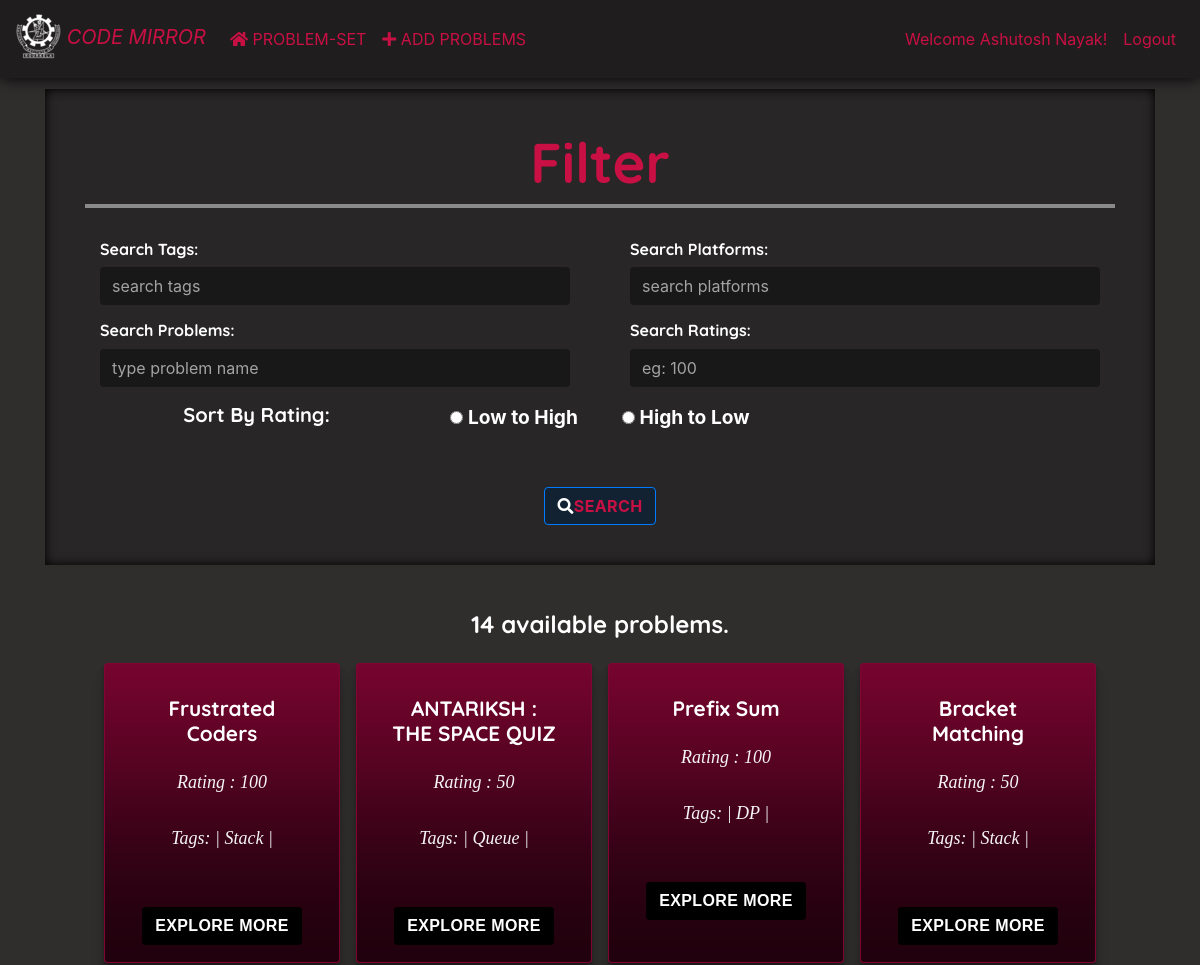
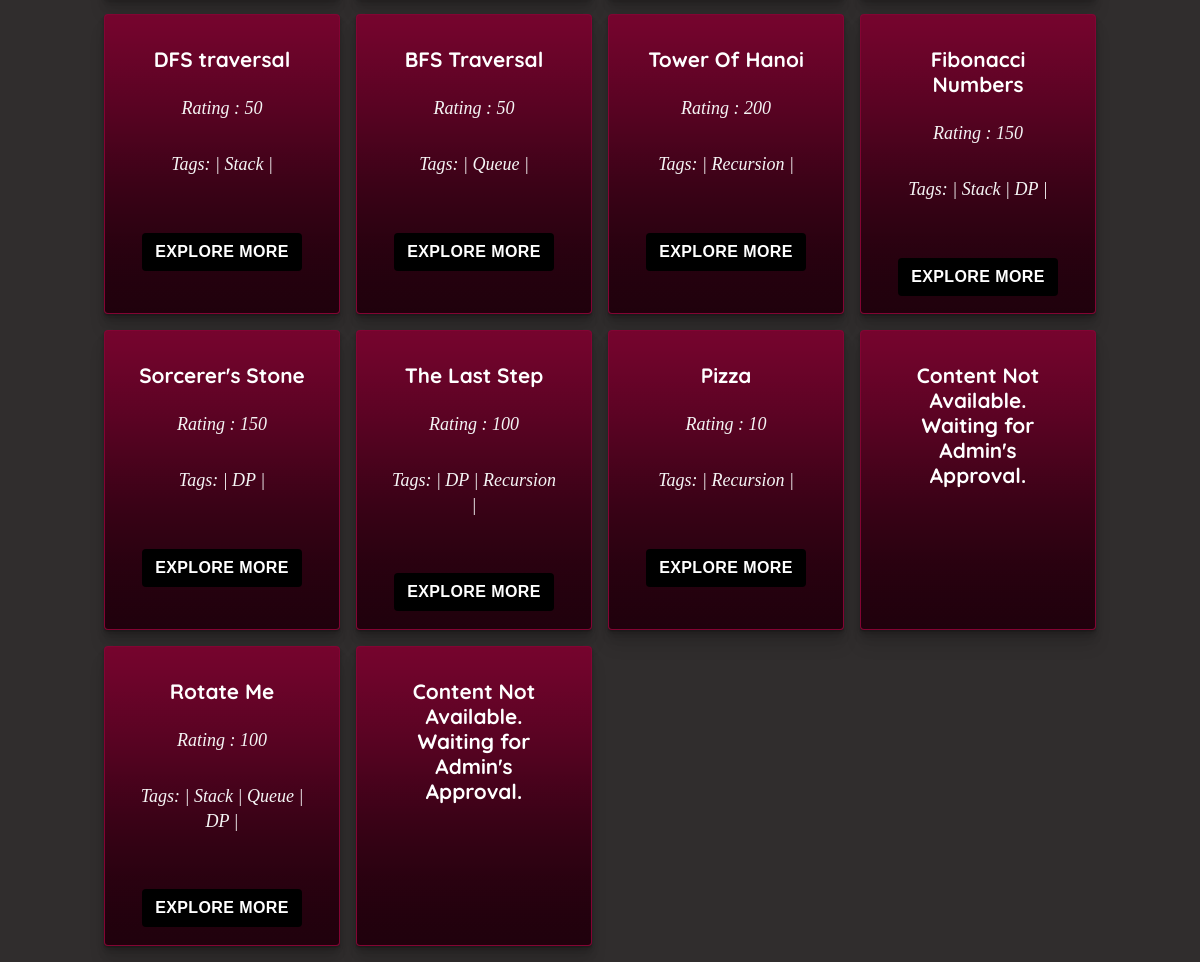
The page /index/ (signed in) on the database its author committed (2 pictures, top to bottom).
### cp_app/models.py (models this page shows, shortened)
class Problem(models.Model):
    title = models.CharField(max_length=200)
    author = models.ForeignKey(Author, on_delete=models.CASCADE)
    tag = models.ManyToManyField(Tag)
    description=models.CharField(max_length=10000)
    rating=models.PositiveIntegerField()
    link=models.URLField(max_length=100)
    reviewed=models.BooleanField()

class Tag(models.Model):
    name = models.CharField(max_length=20)
    def __str__(self):
        return self.name

### cp_app/views.py (the view)
# urls.py: path('index/',views.index,name='index'),
def index(request):
    q2 = Tag.objects.all()
    q1 = Problem.objects.all()
    q3= Author.objects.all()
    tag=request.POST.get('tag_query')
    problem_name=request.POST.get('title_query')
    author=request.POST.get('author_query')
    rating=request.POST.get('rating_query')
    sort_by_rating = request.POST.get('rating_sort')
    print(request.POST)
    if is_valid_queryparam(tag):
        q1 = q1.filter(tag__name__iexact=tag)
    if is_valid_queryparam(problem_name):
        q1 = q1.filter(title__icontains=problem_name)
    if is_valid_queryparam(author):
        q1 = q1.filter(author__name__iexact=author)
    if is_valid_queryparam(rating):
        q1 = q1.filter(rating__iexact=rating)
    if sort_by_rating=='up':
        print('hi')
        q1=q1.order_by('rating')
    elif sort_by_rating=='down':
        q1=q1.order_by('-rating')
    return render(request,'index.html',{ 'problems':q1,'tags':q2,'authors':q3})

### cp_app/views.py (called while the page is built)
def is_valid_queryparam(param):
    return param != '' and param is not None

### templates/index.html (shortened to what this page needs)
<!DOCTYPE html>
{% extends 'base.html' %}
{% load static %}
{% block links_n_scripts %}
  {% load bootstrap4 %}
  {% bootstrap_css %}
  <link rel="stylesheet" href="//code.jquery.com/ui/1.12.1/themes/base/jquery-ui.css">
{% endblock %}
{% block body_block %}
<div class="jumbotron jumbotron-translucent" style="margin: 65px 0px 45px 0px; border-radius: 0rem!important;">
  <form method="post">
    <h1 class="filterf"><b style="color: #c91044;">Filter</b></h1>
    <hr>
    <br>
    <div class="row">
      <div class="col-lg-6 col-sm-6">
        <div class="col form-group">
          <h6><b>Search Tags:</b></h6>
          <input list="tags" type="search" name="tag_query" autocomplete="off" class="form-control textbox-translucent" placeholder="search tags" >
        </div>
      </div>
      <div class="col-lg-6 col-sm-6">
        <div class="col form-group">
          <h6><b>Search Platforms:</b></h6>
          <input list="authors" type="search" name="author_query" autocomplete="off" class="form-control textbox-translucent" placeholder="search platforms"  >
        </div>
      </div>
      <div class="col-lg-6 col-sm-6">
        <div class="col form-group">
          <h6><b>Search Problems:</b></h6>
          <input type="text" name="title_query" autocomplete="off" class="form-control textbox-translucent" placeholder="type problem name" >
        </div>
      </div>
      <div class="col-lg-6 col-sm-6">
        <div class="col form-group">
          <h6><b>Search Ratings:</b></h6>
          <input  type="text" name="rating_query" autocomplete="off" class="form-control textbox-translucent" placeholder="eg: 100" >
        </div>
      </div>
    </div>
    <div class="col-md text-center">
      <div class="row">
        <div class="col-lg-4 col-sm-4">
          <h5><b>Sort By Rating:</b></h5>
        </div>
        <div class="col-lg-4 col-sm-4">
          <div class="row">
            <div class="col-lg-6 col-sm-6">
              <label><input class="checkbox"  type="radio" value="up" name="rating_sort" ><b style="color: white;font-size: 1.2em;">  Low to High</b></label>
            </div>
            <div class="col-lg-6 col-sm-6">
              <label><input class="checkbox"  type="radio" value="down" name="rating_sort" ><b style="color: white;font-size: 1.2em;">  High to Low</b></label>
            </div>
          </div>
        </div>
        <div class="col-lg-4 col-sm-4">
        </div>
      </div>
      <br>
      <button class="btn btn-primary button-translucent" type="submit"><i class="fas fa-search"></i><b style="color: #c91044;">Search</b></button>
    </div>
  </form>
</div>
{% if problems %}
  {% if request.method == 'POST' %}
  <h4 style="text-align: center"><b>{{ problems.count }} problems found.</b></h4>
  {% else %}
  <h4 style="text-align: center"><b>{{ problems.count }} available problems.</b></h4>
  {% endif %}
  <main class="page-content">
  {% for x in problems %}
  {% if x.reviewed %}
      <div style="background-color: #96053a;" class="card">
        <div class="content">
          <h2 class="title"><a href="{% url 'cp_app:problem_detail' pk=x.pk %}"><b style="color: white;">{{ x.title }}</b></a></h2>
          <p class="copy">Rating : {{ x.rating }}</p>
          <p class="copy">Tags:
            {% for tags in x.tag.all%}
              | {{ tags }}
            {%endfor%}|
          </p>
          <a href="{% url 'cp_app:problem_detail' pk=x.pk %}"><button style="background-color: black;" class="btn"><b style="color: white;">Explore More</b></button></a>
        </div>
      </div>
    {% else %}
      <div style="background-color: #96053a;" class="card">
        <div class="content">
          <h2 class="title">Content Not Available. Waiting for Admin's Approval.</h2>
        </div>
      </div>
  {%endif%}
{% endfor %}
</main>
{% else %}
  <h1 style="color: #efefef;">NO problems</h1>
{% endif %}
{% endblock %}

### templates/base.html (shortened to what this page needs)
<!DOCTYPE html>
<html lang="en" dir="ltr">
  {% load static %}
  <head>
    <link rel="stylesheet" href={% static 'css/master.css' %}>
    <link rel="stylesheet" href="https://stackpath.bootstrapcdn.com/bootstrap/4.3.1/css/bootstrap.min.css">
    <link rel="stylesheet" href="https://use.fontawesome.com/releases/v5.8.1/css/all.css">
    {% block links_n_scripts %}
    {% endblock %}
  </head>
  <body style="background-color: #302d2d;">
    {% block home %}
    <nav style="background-color: #1f1d1d;" class="navbar navbar-expand-lg navbar-dark nav-dark-translucent fixed-top">
      <a style="color: #c91044;" class="navbar-brand navbar-left" href="{%url 'home'%}"><img class ='img-responsive' src={% static 'images/icon.png' %} style="margin-bottom: 5px;"><I> CODE MIRROR</I></a>
      <div class="collapse navbar-collapse" id="navbarSupportedContent">
        <ul class="navbar-nav mr-auto">
          <li class="nav-item">
            <a style="color: #c91044;" class="nav-link" href="{% url 'index' %}"><i class="fas fa-home"></i> PROBLEM-SET</a>
          </li>
          <li class="nav-item">
            <a style="color: #c91044;" class="nav-link" href="{% url 'cp_app:add' %}"><i class="fas fa-plus"></i> ADD PROBLEMS</a>
          </li>
        </ul>
        <ul class="navbar-nav">
          {% if not user.is_authenticated %}
            {% block login %}
            <li class="nav-item">
              <a style="color: #c91044;" class="nav-link" href="{% url 'cp_app:user_login' %}"><i class="fas fa-sign-in-alt"></i> Login</a>
            </li>
            {% endblock %}
            {% block register %}
            <li class="nav-item">
              <a style="color: #c91044;" class="nav-link" href="{% url 'cp_app:register' %}">Register</a>
            </li>
            {% endblock %}
          {% else %}
          <li class="nav-item active">
            <a style="color: #c91044;" class="nav-link"> Welcome {{ user.first_name }} {{ user.last_name }}!</a>
          </li>
          <li class="nav-item">
            <a style="color: #c91044;" class="nav-link" href="{% url 'cp_app:user_logout' %}">Logout</a>
          </li>
          {% endif %}
        </ul>
      </div>
    </nav>
    {% endblock %}
    <br>
    <div class="container">
      {% block body_block %}
      {% endblock %}
    </div>
  </body>
</html>

### static/css/master.css (style rules this page uses)
.jumbotron-translucent { background-color: #00000029!important; box-shadow: inset 0 0 11px black; padding: 40px!important; border-top-left-radius: 4rem!important; border-bottom-right-radius: 4rem!important; }
h1, h2, h3, h4, h5, h6 { color: white!important; font-family: 'Quicksand', sans-serif!important; }
.nav-dark-translucent { background-color: #031b8e80; box-shadow: 0px 0px 15px black; }
input::placeholder { color: rgb(163, 163, 163)!important; }
input { color: white!important; }
.textbox-translucent { background-color: #00000060!important; border: transparent!important; }
.button-translucent { background-color: #001f4085!important; border-color: #007bff!important; transition: background-color .15s ease-in-out!important; }
hr { display: block; margin-top: 0.5em!important; margin-bottom: 0.5em!important; margin-left: auto; margin-right: auto; border: 2px solid rgba(255, 255, 255, 0.459)!important; }

### rows shown on the page
Problem: title "Frustrated Coders", rating "100"
Tag: name "Stack"
Problem: title "ANTARIKSH : THE SPACE QUIZ", rating "50"
Tag: name "Queue"
Problem: title "Prefix Sum", rating "100"
Tag: name "DP"
Problem: title "Bracket Matching", rating "50"
Problem: title "DFS traversal", rating "50"
Problem: title "BFS Traversal", rating "50"
Problem: title "Tower Of Hanoi", rating "200"
Tag: name "Recursion"
Problem: title "Fibonacci Numbers", rating "150"
Problem: title "Sorcerer's Stone", rating "150"
Problem: title "The Last Step", rating "100"
Problem: title "Pizza", rating "10"
Problem: shows "Content Not Available. Waiting for Admin's Approval."
Problem: title "Rotate Me", rating "100"
Problem: shows "Content Not Available. Waiting for Admin's Approval."

### other values the page prints
{{ user.first_name }} "Ashutosh"
{{ user.last_name }} "Nayak"
{{ problems.count }} "14"
